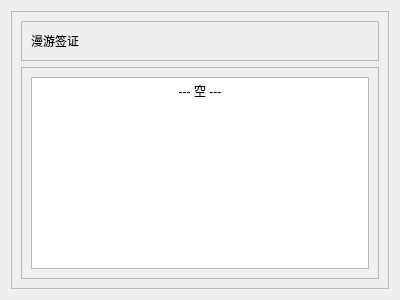
<?xml version="1.0" encoding="UTF-8"?>
<ui version="4.0">
 <class>Form</class>
 <widget class="QWidget" name="Form">
  <property name="geometry">
   <rect>
    <x>0</x>
    <y>0</y>
    <width>400</width>
    <height>300</height>
   </rect>
  </property>
  <property name="windowTitle">
   <string>Form</string>
  </property>
  <layout class="QGridLayout" name="gridLayout">
   <item row="0" column="0">
    <widget class="QFrame" name="frame">
     <property name="frameShape">
      <enum>QFrame::Shape::StyledPanel</enum>
     </property>
     <property name="frameShadow">
      <enum>QFrame::Shadow::Raised</enum>
     </property>
     <layout class="QVBoxLayout" name="verticalLayout_2">
      <item>
       <widget class="QFrame" name="frame_1">
        <property name="frameShape">
         <enum>QFrame::Shape::StyledPanel</enum>
        </property>
        <property name="frameShadow">
         <enum>QFrame::Shadow::Raised</enum>
        </property>
        <layout class="QHBoxLayout" name="horizontalLayout">
         <item>
          <widget class="QLabel" name="label">
           <property name="text">
            <string>漫游签证</string>
           </property>
          </widget>
         </item>
         <item>
          <spacer name="horizontalSpacer">
           <property name="orientation">
            <enum>Qt::Orientation::Horizontal</enum>
           </property>
           <property name="sizeHint" stdset="0">
            <size>
             <width>329</width>
             <height>20</height>
            </size>
           </property>
          </spacer>
         </item>
        </layout>
       </widget>
      </item>
      <item>
       <widget class="QFrame" name="frame_2">
        <property name="frameShape">
         <enum>QFrame::Shape::StyledPanel</enum>
        </property>
        <property name="frameShadow">
         <enum>QFrame::Shadow::Raised</enum>
        </property>
        <layout class="QVBoxLayout" name="verticalLayout">
         <item>
          <widget class="QTextBrowser" name="textBrowser">
           <property name="html">
            <string>&lt;!DOCTYPE HTML PUBLIC &quot;-//W3C//DTD HTML 4.0//EN&quot; &quot;http://www.w3.org/TR/REC-html40/strict.dtd&quot;&gt;
&lt;html&gt;&lt;head&gt;&lt;meta name=&quot;qrichtext&quot; content=&quot;1&quot; /&gt;&lt;meta charset=&quot;utf-8&quot; /&gt;&lt;style type=&quot;text/css&quot;&gt;
p, li { white-space: pre-wrap; }
hr { height: 1px; border-width: 0; }
li.unchecked::marker { content: &quot;\2610&quot;; }
li.checked::marker { content: &quot;\2612&quot;; }
&lt;/style&gt;&lt;/head&gt;&lt;body style=&quot; font-family:'Microsoft YaHei UI'; font-size:9pt; font-weight:400; font-style:normal;&quot;&gt;
&lt;p align=&quot;center&quot; style=&quot; margin-top:0px; margin-bottom:0px; margin-left:0px; margin-right:0px; -qt-block-indent:0; text-indent:0px;&quot;&gt;--- 空 ---&lt;/p&gt;&lt;/body&gt;&lt;/html&gt;</string>
           </property>
          </widget>
         </item>
        </layout>
       </widget>
      </item>
     </layout>
    </widget>
   </item>
  </layout>
 </widget>
 <resources/>
 <connections/>
</ui>
